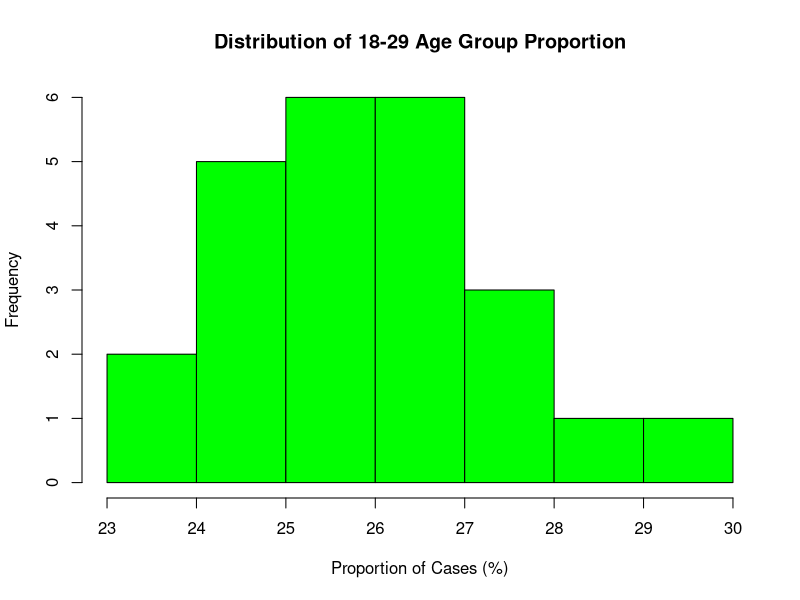
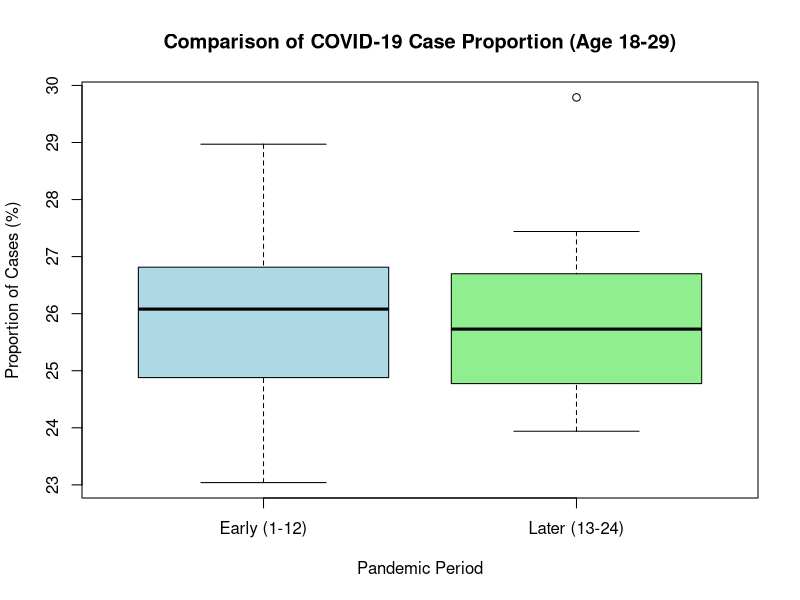

Generate these figures, in order, with R:
library(readr)
covid_data <- read_csv("cases_age.csv")
df <- covid_data
df$week_number <- as.numeric(gsub("w", "", df$week))
df$period <- ifelse(df$week_number >= 1 & df$week_number <= 12, "Early (1-12)",
                    ifelse(df$week_number >= 13 & df$week_number <= 24, "Later (13-24)", "Other"))
df2 <- subset(df, state == "Klang Valley" & period != "Other")

# Part 2: Data Summary and Exploration
print(summary(df2))
print(aggregate(perc_18_29 ~ period, df2, summary))
hist(df2$perc_18_29, main = "Distribution of 18-29 Age Group Proportion",
     xlab = "Proportion of Cases (%)", col = "green")


# Part 3: Parametric Testing
t_test_result <- t.test(df2$perc_18_29 ~ df2$period)
print(t_test_result)
cat("T-test p-value:", t_test_result$p.value, "\n")


# Part 4: Non-parametric Testing
wilcox_result <- wilcox.test(df2$perc_18_29 ~ df2$period)
print(wilcox_result)
median_values <- aggregate(perc_18_29 ~ period, df2, median)
print(median_values)


# Part 5: Visualization and Final Interpretation
boxplot(df2$perc_18_29 ~ df2$period,
        xlab = "Pandemic Period", 
        ylab = "Proportion of Cases (%)",
        main = "Comparison of COVID-19 Case Proportion (Age 18-29)",
        col = c("lightblue", "lightgreen"))


